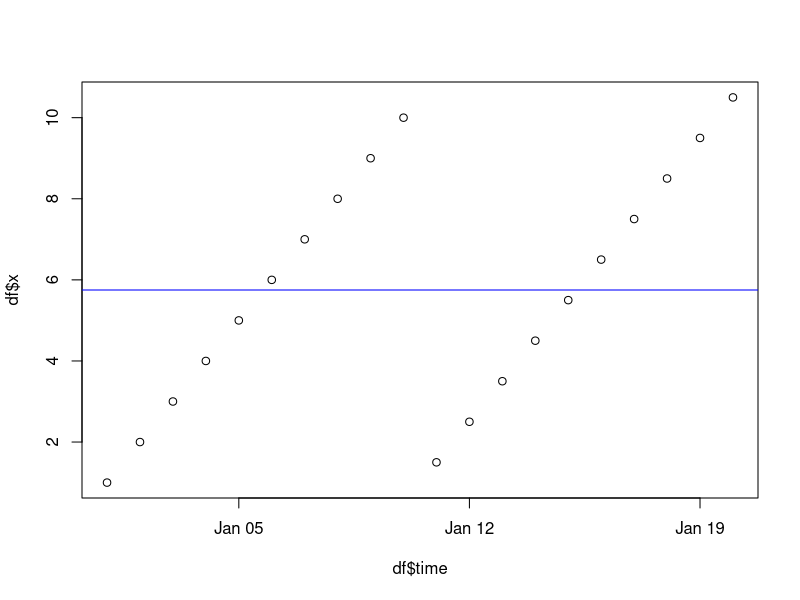
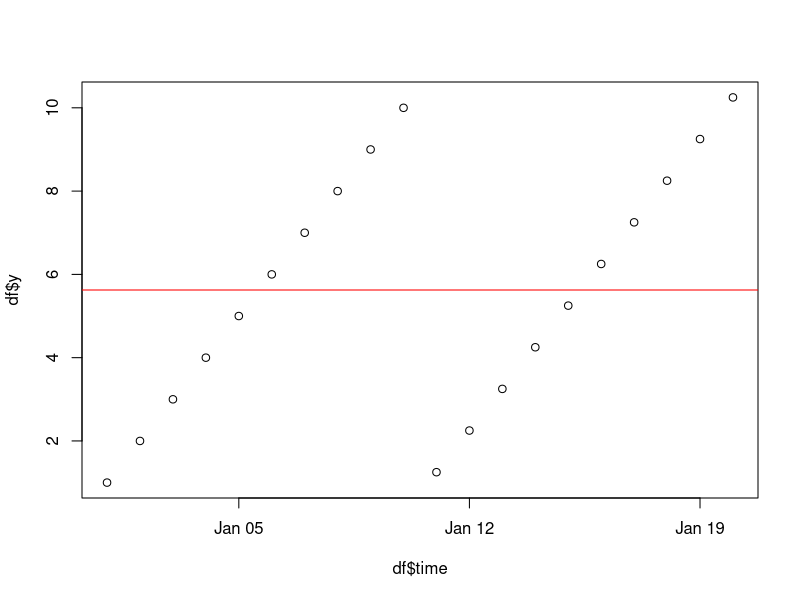

Write the R code that produced these figures, in order.
## ---- chunk 1
knitr::opts_chunk$set(echo = TRUE)
## ---- chunk 2
library(tidyverse)
# set the window size
window_size <- 20

# a sample df
df <- data.frame(
    id = 1:20,
    time = as.Date('2009-01-01') + 0:19,
    x = c(1:10, 1.5:10.5),
    y = c(1:10, 1.25:10.25)

)

# Blue is x, red is y median
plot(x = df$time, df$x)
median  <- median(df$x)
abline(h= median, col="blue")
print(paste0("for x the median is",median))

plot(x = df$time, df$y)
median  <- median(df$y)
abline(h= median, col="red")
print(paste0("for y the median is ",median))



# the zero crossing function
df %>%  select(x,y) %>% 
    zoo::rollapply(
        data = .,
        width = window_size ,
        by = window_size,
        FUN = function(x) {
            x_centralized <- x - median(x = x, na.rm = T)
            zcr <- 0
            for (i in 1:(window_size-1)){
                if (x_centralized[i] * x_centralized[i+1] < 0)  zcr <- zcr +1
            }
            return(zcr)
            
        }
    ) %>%
    as.data.frame() %>%  kableExtra::kable(caption = "Zero crossing for x and y") %>% 
    kableExtra::kable_styling(full_width = T)
